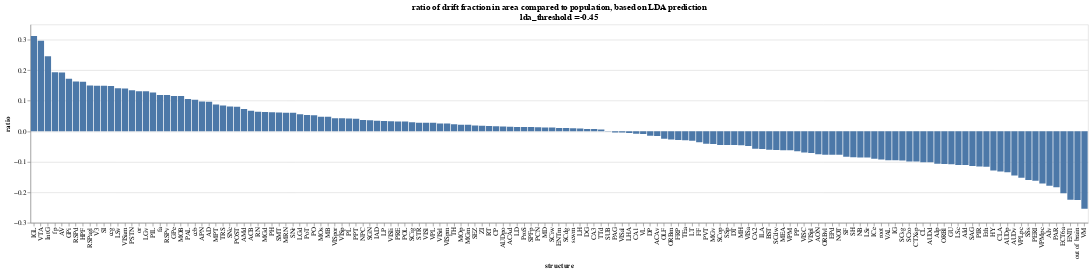

The code cell stored with this chart in its notebook:
### Markdown cell above
Use LDA predictions:

### Code cell
lda_threshold = -0.45
(
    pl.read_parquet('//allen/programs/mindscope/workgroups/dynamicrouting/ben/lda_all.parquet')
    .drop('drift_rating')
    .fill_nan(None)
    .drop_nulls()
    .join(
        pl.scan_parquet('s3://aind-scratch-data/dynamic-routing/cache/nwb_components/v0.0.261/consolidated/units.parquet').select('unit_id', 'structure').collect(),
        on='unit_id',
        how='left',
    )
    .with_columns(
        session_id=pl.col('unit_id').str.split('_').list.slice(0,2).list.join('_'),
    )
    # filter structures that have fewer than 20 units, from 3 sessions total
    .filter(
        pl.col('session_id').n_unique().ge(3).over('structure'),
        pl.col('unit_id').n_unique().ge(20).over('structure'),
    )
    .group_by('structure')
    .agg(pl.col('lda').ge(lda_threshold).sum().truediv(pl.col('lda').count()).alias('drift_fraction'))
    .with_columns(
        ratio=pl.col('drift_fraction') - pl.col('drift_fraction').mean(),
    )
    .plot
    .bar(
        x=alt.X('structure:N', sort='-y'), 
        y=alt.Y('ratio:Q'),
    )
    .properties(
        title=['ratio of drift fraction in area compared to population, based on LDA prediction', f'{lda_threshold =}'],
        width=1600,
    )
)

### Figure 1 — Vega-Lite specification as saved in the notebook (floating-point values rounded to 4 significant figures; data arrays with more than 128 entries replaced by an {"elided": "..."} marker saying what was removed)
{"config": {"view": {"continuousWidth": 300, "continuousHeight": 300}}, "data": {"name": "data-b2b883b12789f6972325c37652316e68"}, "mark": {"type": "bar", "tooltip": true}, "encoding": {"x": {"field": "structure", "sort": "-y", "type": "nominal"}, "y": {"field": "ratio", "type": "quantitative"}}, "params": [{"name": "param_42", "select": {"type": "interval", "encodings": ["x", "y"]}, "bind": "scales"}], "title": ["ratio of drift fraction in area compared to population, based on LDA prediction", "lda_threshold =-0.45"], "width": 1600, "$schema": "https://vega.github.io/schema/vega-lite/v5.20.1.json", "datasets": {"data-b2b883b12789f6972325c37652316e68": {"elided": "151 records"}}}
